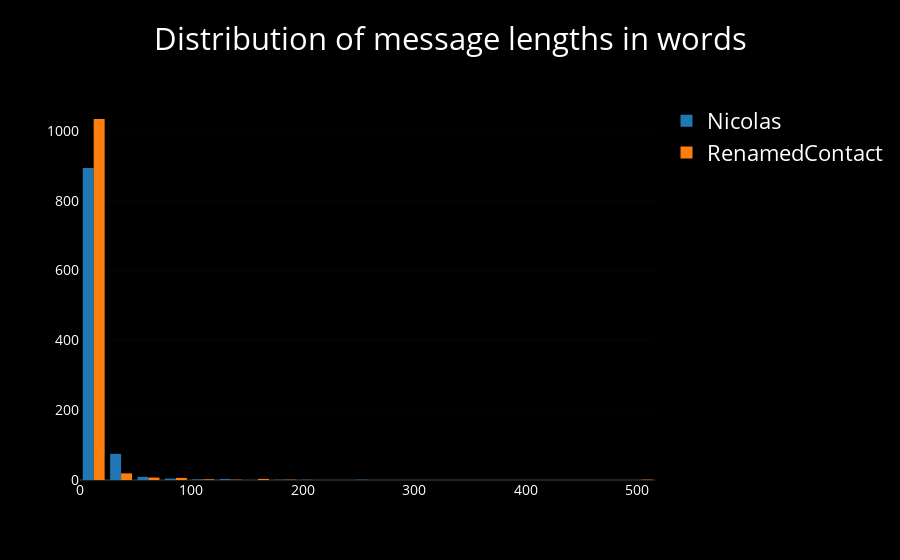

Source (notebook cell):
### Code cell
iplot(wa.plot_dist_of_message_size(nb_mode=True, words_or_chars='words'))

### Figure 1 — Plotly figure (JSON) as saved in the notebook; plotly's stock layout.template omitted (floating-point values rounded to 4 significant figures; data arrays with more than 128 entries replaced by an {"elided": "..."} marker saying what was removed)
{"data": [{"name": "Nicolas", "type": "histogram", "uid": "7bf661e2-0eeb-4df7-ab2f-17ca14fc2984", "x": {"elided": "990 int values"}, "xbins": {"end": 737, "size": 24.57, "start": 0}}, {"name": "RenamedContact", "type": "histogram", "uid": "bfeed276-3342-40b5-9279-ce1e149a2bb6", "x": {"elided": "1075 int values"}, "xbins": {"end": 737, "size": 24.57, "start": 0}}], "layout": {"font": {"color": "white", "size": 22}, "paper_bgcolor": "black", "plot_bgcolor": "black", "title": "Distribution of message lengths in words", "xaxis": {"automargin": true, "showticklabels": true, "tickfont": {"color": "white", "size": 14}, "titlefont": {"color": "white", "size": 18}}, "yaxis": {"automargin": true, "showticklabels": true, "tickfont": {"color": "white", "size": 14}, "titlefont": {"color": "white", "size": 18}}}}
